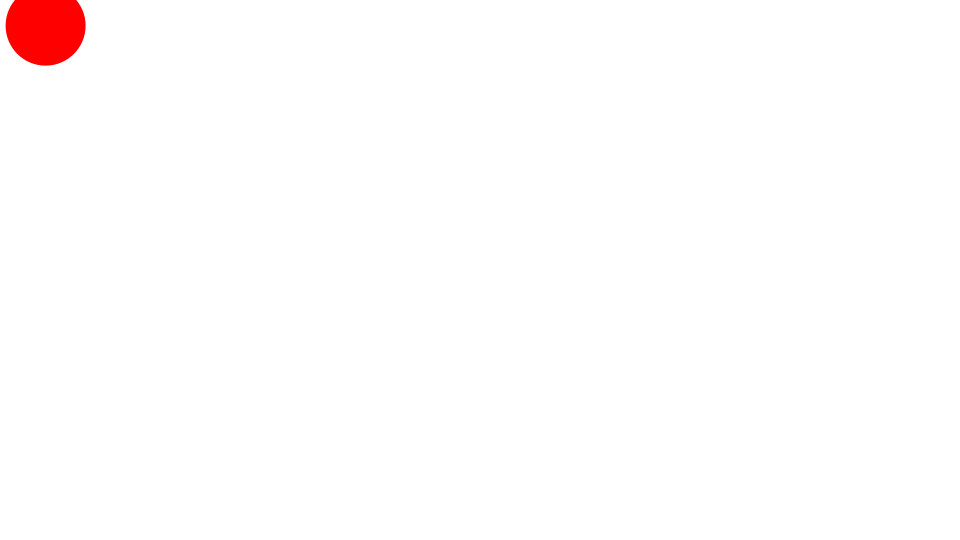
Frame 1 (no input)
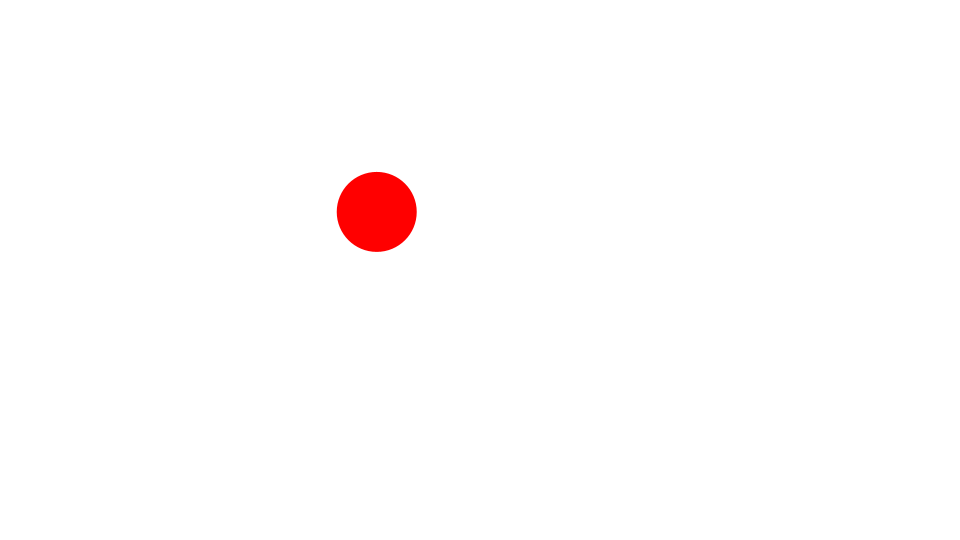
Frame 60 (the mouse pressed at the canvas centre just before this capture)
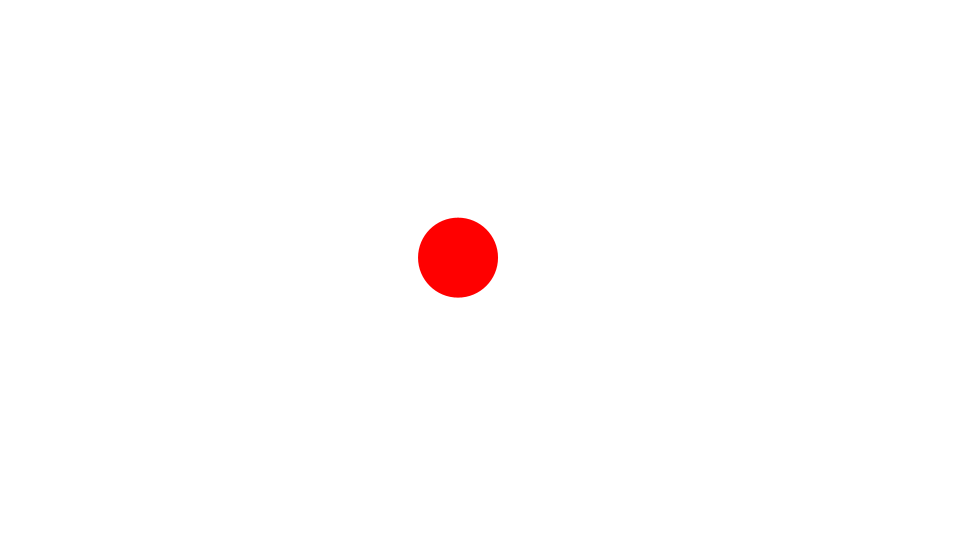
Frame 120 (the mouse held since frame 60 and released just before this capture)

The Processing sketch that drew these frames (run headless with seeded random() and noise(); from frame 60 on, the mouse is pressed at the canvas centre):

// Processing sketch: Spring3
// ── Spring3.pde
Ball ball;
float spring = 0.1;
float targetX, targetY;
float vx, vy;
float friction = 0.95;

void setup() {
  size(960, 540);
  frameRate(30);
  initialize();
}

void initialize() {
  smooth();
  noStroke();
  targetX = width/2;
  targetY = height/2;
  ball = new Ball();
  ball.x = 0;
  ball.y = 0;
  ball.radius = 40;
  ball.setFillColor(color(255, 0, 0));
}

void draw() {
  background(255);

  float dx = targetX - ball.x;
  float dy = targetY - ball.y;
  float ax = dx * spring;
  float ay = dy * spring;
  vx += ax;
  vy += ay;
  vx *= friction;
  vy *= friction;
  ball.x += vx;
  ball.y += vy;
  ball.update();
}

////////////////////////////////

class Ball extends Sprite {
  float radius;
  
  Ball(){
    super();
  }
  
  void draw(){
    if(dist(mouseX, mouseY, x, y) < radius) {
      isRollOver = true;
    }else{
      isRollOver = false;
    }
    ellipse(0, 0, radius*2, radius*2);
  }
}

////////////////////////////////

class Sprite {
  float x, y;
  float scaleX, scaleY;
  float width, height;
  float rotation;
  boolean visible;
  color strokeColor;
  color fillColor;
  Boolean isStroke;
  Boolean isFill;
  Boolean isRollOver;
  Boolean locked;
  float xoff, yoff;
 
  Sprite() {
    x = 0.0;
    y = 0.0;
    scaleX = 1.0;
    scaleY = 1.0;
    rotation = 0.0;
    strokeColor = color(0);
    fillColor = color(0);
    isStroke = false;
    isFill = false;
    isRollOver = false;
    locked = false;
    visible = true;
  }
  
  void update() {
    if(! visible) return;
    pushMatrix();
    if(locked){
      x = mouseX - xoff;
      y = mouseY - yoff;
    }  
    translate(x, y);
    scale(scaleX, scaleY);
    rotate(rotation * PI / 180.0);
    if(isStroke) stroke(strokeColor);
    if(isFill) fill(fillColor);
    draw();
    popMatrix();
  }
  
  void setStrokeColor(color strokeColor) {
    this.strokeColor = strokeColor;
    isStroke = true;
  }
  
  void setFillColor(color fillColor) {
    this.fillColor = fillColor;
    isFill = true;
  }
  
  void startDrag() {
    if(isRollOver){
      locked = true;
      xoff = mouseX - x;
      yoff = mouseY - y;
    }
  }
  
  void stopDrag() {
    locked = false;
  }
  
  void draw() {}
}
